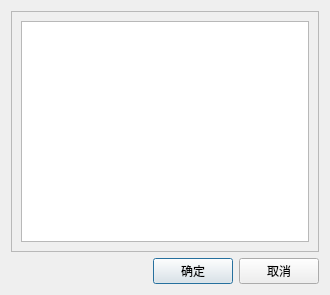
<?xml version="1.0" encoding="UTF-8"?>
<ui version="4.0">
 <class>w_scr_dish_cook</class>
 <widget class="QDialog" name="w_scr_dish_cook">
  <property name="geometry">
   <rect>
    <x>0</x>
    <y>0</y>
    <width>330</width>
    <height>295</height>
   </rect>
  </property>
  <property name="windowTitle">
   <string>Dialog</string>
  </property>
  <layout class="QVBoxLayout" name="verticalLayout_2" stretch="1,0">
   <item>
    <widget class="QFrame" name="frame">
     <property name="frameShape">
      <enum>QFrame::StyledPanel</enum>
     </property>
     <property name="frameShadow">
      <enum>QFrame::Raised</enum>
     </property>
     <property name="outer_stylesheet" stdset="0">
      <string>frame_detail_show</string>
     </property>
     <layout class="QVBoxLayout" name="verticalLayout">
      <item>
       <widget class="ftableview" name="tableView"/>
      </item>
     </layout>
    </widget>
   </item>
   <item>
    <layout class="QHBoxLayout" name="horizontalLayout">
     <item>
      <spacer name="horizontalSpacer">
       <property name="orientation">
        <enum>Qt::Horizontal</enum>
       </property>
       <property name="sizeHint" stdset="0">
        <size>
         <width>40</width>
         <height>20</height>
        </size>
       </property>
      </spacer>
     </item>
     <item>
      <widget class="lds_toolbar_button" name="pushButton_ok">
       <property name="text">
        <string>确定</string>
       </property>
       <property name="outer_stylesheet" stdset="0">
        <string>pushbutton</string>
       </property>
      </widget>
     </item>
     <item>
      <widget class="lds_toolbar_button" name="pushButton_cancel">
       <property name="text">
        <string>取消</string>
       </property>
       <property name="outer_stylesheet" stdset="0">
        <string>pushbutton</string>
       </property>
      </widget>
     </item>
    </layout>
   </item>
  </layout>
 </widget>
 <customwidgets>
  <customwidget>
   <class>lds_toolbar_button</class>
   <extends>QPushButton</extends>
   <header>lds_toolbar_button.h</header>
  </customwidget>
  <customwidget>
   <class>ftableview</class>
   <extends>QTableView</extends>
   <header>ftableview.h</header>
  </customwidget>
 </customwidgets>
 <resources/>
 <connections/>
</ui>
